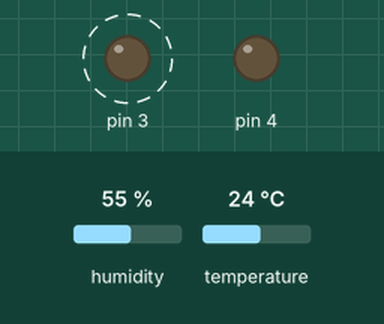
This sketch was run on a simulated Arduino Uno, built with avr-gcc and run on an emulated ATmega328P. Shown: output pins drawn as LEDs (lit = HIGH). Dashed ring = blinking. The inputs (shaded band) are chosen by the test bench; at power-on: temperature 24 °C, humidity 55 %.

Above: at 1.07 s.
1.3 s: temperature set to 22 °C
4.3 s: temperature set to 19 °C
At 5.5 s:
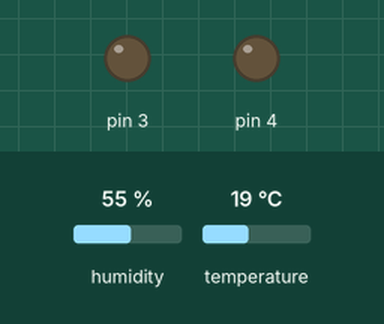
5.8 s: temperature set to 28 °C
At 6.08 s:
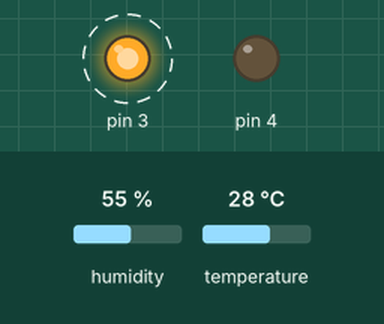
8.8 s: temperature set to 12 °C
At 9.7 s:
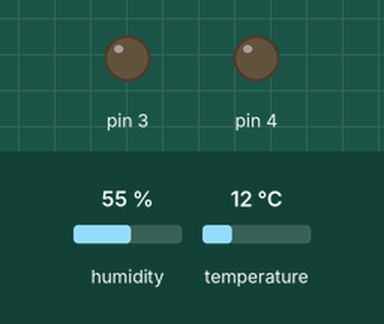
Timing chart, 0 to 11.3 s (numbered marks = the images above; inputs shaded):
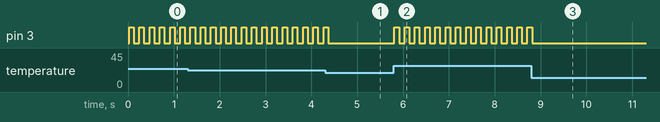

Measured:
- the behaviour switches between 21 and 20 °C on temperature (found by bisection; images 0 and 1)
- after the input at 4.3 s, pin 3: goes on until 4.4 s, then stays LOW
- after the input at 5.8 s, pin 3: alternates HIGH for 0.10 s and LOW for 0.12 s, starting at once
- after the input at 8.8 s, pin 3: goes on until 8.8 s, then stays LOW
- by itself, pin 3: alternates HIGH for 0.10 s and LOW for 0.12 s

The sketch:

using_DHT_sensor.ino
```cpp
// using DHT sensor

#include <dht.h>
#define dhtPin 8
dht DHT;

void setup() {
  Serial.begin(9600);
  pinMode(4, OUTPUT);
  pinMode(3, OUTPUT);
}

void loop() {
  int readData = DHT.read11(dhtPin);
  float t = DHT.temperature;
  float h = DHT.humidity;

  if (t > 20) {
    digitalWrite(3, HIGH);
    delay(100);
    digitalWrite(3, LOW);
    delay(100);
  }
}
```
